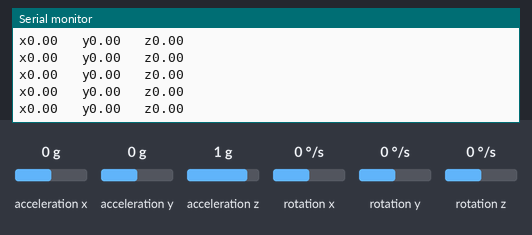
A sketch run on a simulated Arduino Uno, built with avr-gcc and run on an emulated ATmega328P. Shown: the last lines printed to the serial monitor. Wiring (inferred from the names in the program): MPU-6050 motion sensor at I2C address 0x68. The inputs (shaded band) are chosen by the test bench; at power-on: acceleration z 1 g, acceleration x 0 g, rotation z 0 °/s, acceleration y 0 g, rotation x 0 °/s, rotation y 0 °/s.

Above: at 1.2 s.
1.3 s: acceleration z set to 0 g
At 2.1 s:
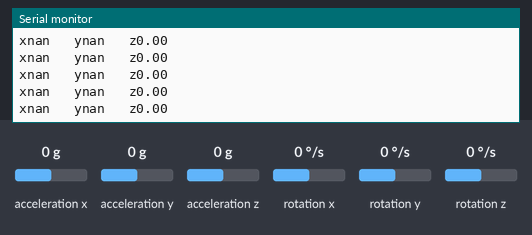
3.2 s: acceleration x set to -1.4 g
6.2 s: rotation z set to -192 °/s
At 7.3 s:
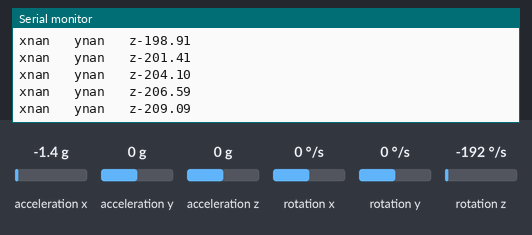
7.7 s: acceleration x set to 0 g
At 8.7 s:
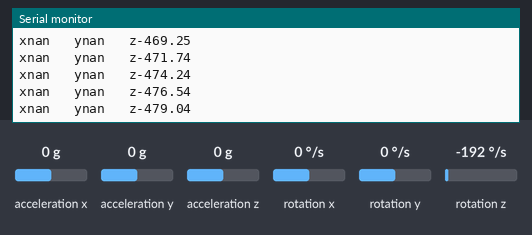
10.7 s: acceleration y set to -1.4 g
At 11.3 s:
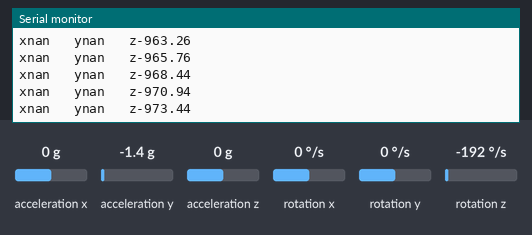
Timing chart, 0 to 13.2 s (numbered marks = the images above; inputs shaded):
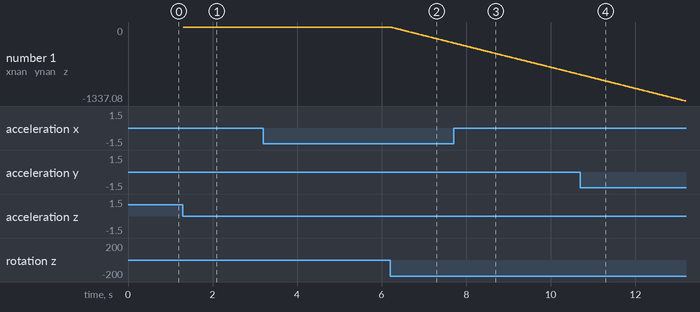

Measured:
- after the input at 1.3 s, the serial monitor: prints a new line at once (image 1)
- after the input at 6.2 s, the serial monitor: prints a new line at once (image 2)
- plotted number 1: 0 → -287.23 after the input at 6.2 s

The sketch:

prueba_3_giroscopio.ino
```cpp
/*
*   obtener_inclinacion.ino
* Con el código se leen datos de la MPU-6050, este código
* es modificado de la web:
* http://robologs.net/2014/10/15/tutorial-de-arduino-y-mpu-6050/
*
* Descrito muy bien en el vídeo:
* https://www.youtube.com/watch?v=uN8SYfGwYVw&t=164s
*
*  El factor de conversión: w= Lectura*(250/32768) = lectura*(1/131)
*/

#include "Wire.h" // librería Wire.h

//Direccion I2C de la IMU
#define MPU 0x68

//Ratios de conversion
#define A_R 16384.0    // 32768/2
#define G_R 131.0       // 32768/250

//Conversion de radianes a grados 180/PI
#define RAD_A_DEG = 57.295779

//MPU-6050 da los valores en enteros de 16 bits
//Valores RAW
int16_t AcX, AcY, AcZ, GyX, GyY, GyZ;

//Angulos
float Acc[2];
float Gy[3];
float Angle[3];

String valores;

long tiempo_prev;
float dt;

void setup()
{
 Wire.begin(); // D2(GPIO4)=SDA / D1(GPIO5)=SCL
 Wire.beginTransmission(MPU);
 Wire.write(0x6B);
 Wire.write(0);
 Wire.endTransmission(true);
 Serial.begin(115200);
}

void loop()
{
   //Leer los valores del Acelerometro de la IMU
   Wire.beginTransmission(MPU);
   Wire.write(0x3B); //Pedir el registro 0x3B - corresponde al AcX
   Wire.endTransmission(false);
   Wire.requestFrom(MPU,6,true);   //A partir del 0x3B, se piden 6 registros
   AcX=Wire.read()<<8|Wire.read(); //Cada valor ocupa 2 registros
   AcY=Wire.read()<<8|Wire.read();
   AcZ=Wire.read()<<8|Wire.read();

   //A partir de los valores del acelerometro, se calculan los angulos Y, X
   //respectivamente, con la formula de la tangente.
   Acc[0] = atan((AcY/A_R)/sqrt(pow((AcX/A_R),2) + pow((AcZ/A_R),2)))*RAD_TO_DEG;
   Acc[1] = atan(-1*(AcX/A_R)/sqrt(pow((AcY/A_R),2) + pow((AcZ/A_R),2)))*RAD_TO_DEG;


   //Leer los valores del Giroscopio
   Wire.beginTransmission(MPU);
   Wire.write(0x43);
   Wire.endTransmission(false);
   Wire.requestFrom(MPU,6,true);   //A partir del 0x43, se piden 6 registros
   GyX=Wire.read()<<8|Wire.read(); //Cada valor ocupa 2 registros
   GyY=Wire.read()<<8|Wire.read();
   GyZ=Wire.read()<<8|Wire.read();

   //Calculo del angulo del Giroscopio
   Gy[0] = GyX/G_R;
   Gy[1] = GyY/G_R;
   Gy[2] = GyZ/G_R;

   dt = (millis() - tiempo_prev) / 1000.0;
   tiempo_prev = millis();

   //Aplicar el Filtro Complementario
   Angle[0] = 0.98 *(Angle[0]+Gy[0]*dt) + 0.02*Acc[0];
   Angle[1] = 0.98 *(Angle[1]+Gy[1]*dt) + 0.02*Acc[1];

   //Integración respecto del tiempo paras calcular el YAW
   Angle[2] = Angle[2]+Gy[2]*dt;

   //Mostrar los valores por consola
   Serial.print("x");
   Serial.print(Angle[0]);
   Serial.print("\t y");
   Serial.print(Angle[1]);
   Serial.print("\t z");
   Serial.print(Angle[2]);
   Serial.println("");


   delay(10);
}
```
